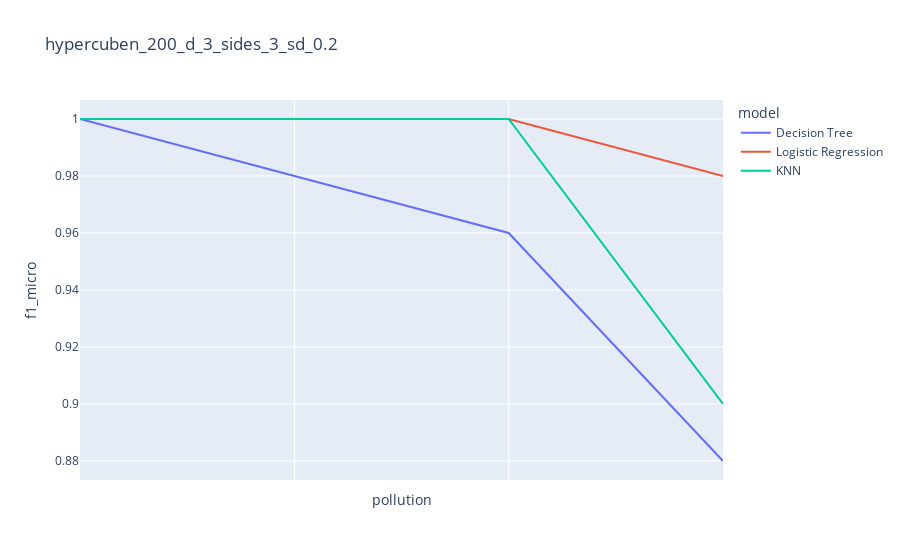
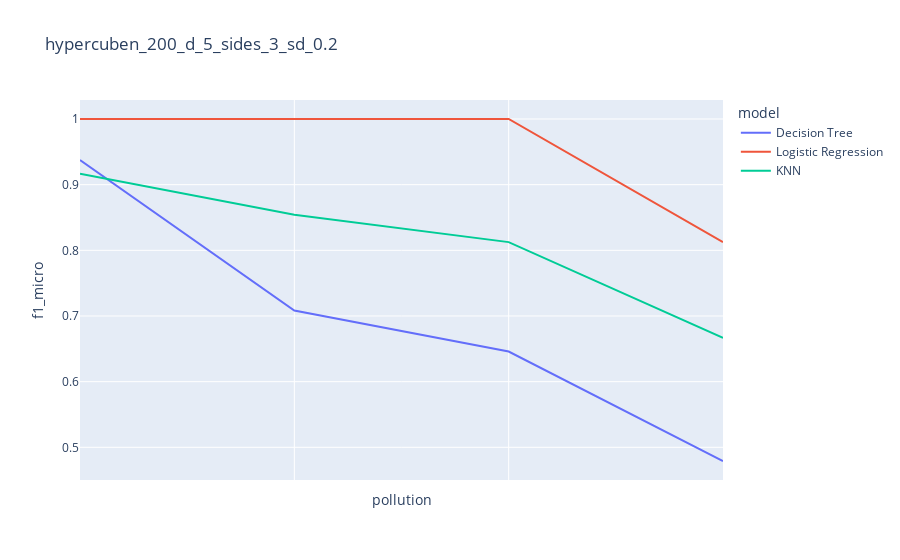
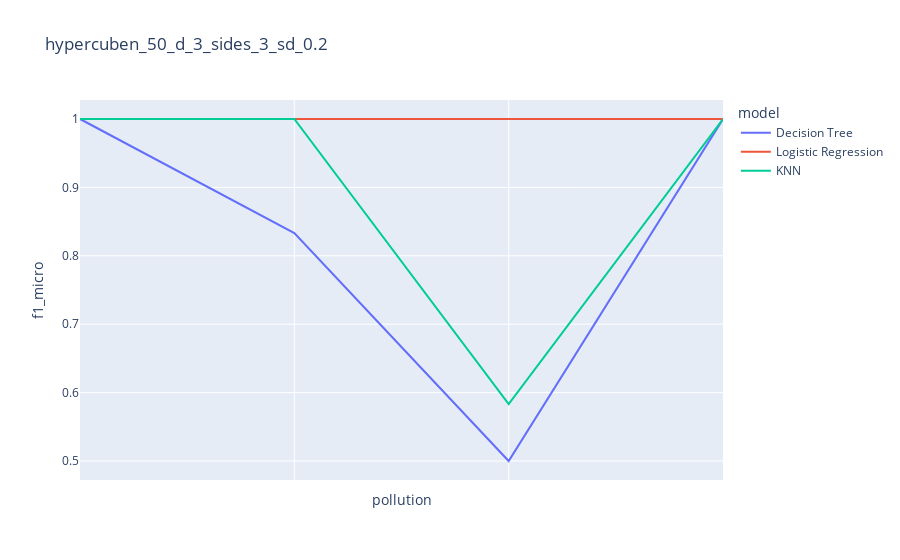
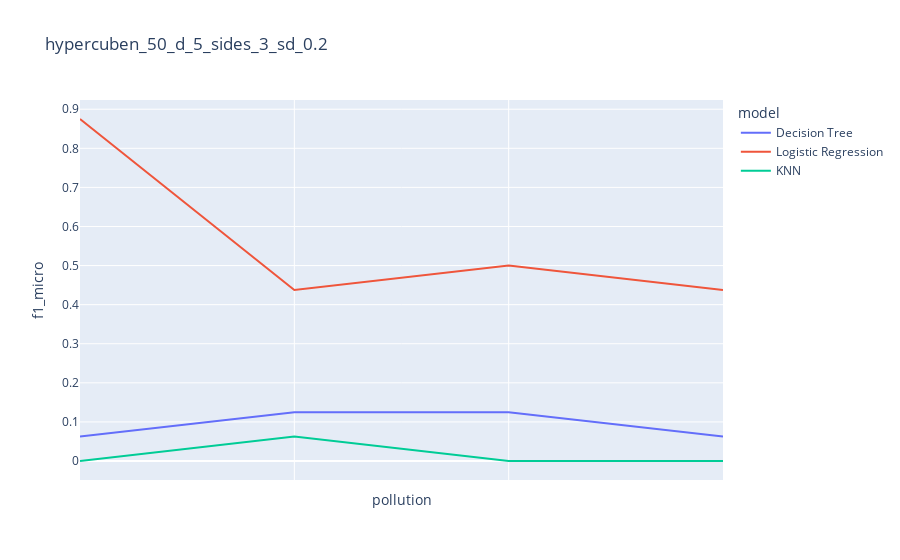

Notebook code cell kept with these figures, in order:
### Code cell
pol_col = df[['completeness', 'accuracy', 'dupp_fac']].columns
df_col = df.columns


groups =df[df[pol_col.difference(['completeness'])].isnull().all(axis=1) | df[pol_col].isnull().all(axis=1)].groupby('dataset')

for dataset, param in groups:
    
    param = param.sort_values(by=['completeness', 'accuracy', 'dupp_fac'], ascending=True, na_position='first')
    
    fig = px.line(param, x="pollution", y="f1_micro", color='model', title=param.dataset.iloc[0] )

    fig.update_xaxes(showticklabels=False)

    fig.show()

### Figure 1 — Plotly figure (JSON) as saved in the notebook; plotly's stock layout.template omitted (floating-point values rounded to 4 significant figures)
{"data": [{"hovertemplate": "model=Decision Tree<br>pollution=%{x}<br>f1_micro=%{y}<extra></extra>", "legendgroup": "Decision Tree", "line": {"color": "#636efa", "dash": "solid"}, "marker": {"symbol": "circle"}, "mode": "lines", "name": "Decision Tree", "orientation": "v", "showlegend": true, "type": "scatter", "x": [0, "completness_pollution_0.4", "completness_pollution_0.6", "completness_pollution_0.8"], "xaxis": "x", "y": [1, 0.98, 0.96, 0.88], "yaxis": "y"}, {"hovertemplate": "model=Logistic Regression<br>pollution=%{x}<br>f1_micro=%{y}<extra></extra>", "legendgroup": "Logistic Regression", "line": {"color": "#EF553B", "dash": "solid"}, "marker": {"symbol": "circle"}, "mode": "lines", "name": "Logistic Regression", "orientation": "v", "showlegend": true, "type": "scatter", "x": [0, "completness_pollution_0.4", "completness_pollution_0.6", "completness_pollution_0.8"], "xaxis": "x", "y": [1, 1, 1, 0.98], "yaxis": "y"}, {"hovertemplate": "model=KNN<br>pollution=%{x}<br>f1_micro=%{y}<extra></extra>", "legendgroup": "KNN", "line": {"color": "#00cc96", "dash": "solid"}, "marker": {"symbol": "circle"}, "mode": "lines", "name": "KNN", "orientation": "v", "showlegend": true, "type": "scatter", "x": [0, "completness_pollution_0.4", "completness_pollution_0.6", "completness_pollution_0.8"], "xaxis": "x", "y": [1, 1, 1, 0.9], "yaxis": "y"}], "layout": {"legend": {"title": {"text": "model"}, "tracegroupgap": 0}, "title": {"text": "hypercuben_200_d_3_sides_3_sd_0.2"}, "xaxis": {"anchor": "y", "domain": [0, 1], "showticklabels": false, "title": {"text": "pollution"}}, "yaxis": {"anchor": "x", "domain": [0, 1], "title": {"text": "f1_micro"}}}}

### Figure 2 — Plotly figure (JSON) as saved in the notebook; plotly's stock layout.template omitted (floating-point values rounded to 4 significant figures)
{"data": [{"hovertemplate": "model=Decision Tree<br>pollution=%{x}<br>f1_micro=%{y}<extra></extra>", "legendgroup": "Decision Tree", "line": {"color": "#636efa", "dash": "solid"}, "marker": {"symbol": "circle"}, "mode": "lines", "name": "Decision Tree", "orientation": "v", "showlegend": true, "type": "scatter", "x": [0, "completness_pollution_0.4", "completness_pollution_0.6", "completness_pollution_0.8"], "xaxis": "x", "y": [0.9375, 0.7083, 0.6458, 0.4792], "yaxis": "y"}, {"hovertemplate": "model=Logistic Regression<br>pollution=%{x}<br>f1_micro=%{y}<extra></extra>", "legendgroup": "Logistic Regression", "line": {"color": "#EF553B", "dash": "solid"}, "marker": {"symbol": "circle"}, "mode": "lines", "name": "Logistic Regression", "orientation": "v", "showlegend": true, "type": "scatter", "x": [0, "completness_pollution_0.4", "completness_pollution_0.6", "completness_pollution_0.8"], "xaxis": "x", "y": [1, 1, 1, 0.8125], "yaxis": "y"}, {"hovertemplate": "model=KNN<br>pollution=%{x}<br>f1_micro=%{y}<extra></extra>", "legendgroup": "KNN", "line": {"color": "#00cc96", "dash": "solid"}, "marker": {"symbol": "circle"}, "mode": "lines", "name": "KNN", "orientation": "v", "showlegend": true, "type": "scatter", "x": [0, "completness_pollution_0.4", "completness_pollution_0.6", "completness_pollution_0.8"], "xaxis": "x", "y": [0.9167, 0.8542, 0.8125, 0.6667], "yaxis": "y"}], "layout": {"legend": {"title": {"text": "model"}, "tracegroupgap": 0}, "title": {"text": "hypercuben_200_d_5_sides_3_sd_0.2"}, "xaxis": {"anchor": "y", "domain": [0, 1], "showticklabels": false, "title": {"text": "pollution"}}, "yaxis": {"anchor": "x", "domain": [0, 1], "title": {"text": "f1_micro"}}}}

### Figure 3 — Plotly figure (JSON) as saved in the notebook; plotly's stock layout.template omitted (floating-point values rounded to 4 significant figures)
{"data": [{"hovertemplate": "model=Decision Tree<br>pollution=%{x}<br>f1_micro=%{y}<extra></extra>", "legendgroup": "Decision Tree", "line": {"color": "#636efa", "dash": "solid"}, "marker": {"symbol": "circle"}, "mode": "lines", "name": "Decision Tree", "orientation": "v", "showlegend": true, "type": "scatter", "x": [0, "completness_pollution_0.4", "completness_pollution_0.6", "completness_pollution_0.8"], "xaxis": "x", "y": [1, 0.8333, 0.5, 1], "yaxis": "y"}, {"hovertemplate": "model=Logistic Regression<br>pollution=%{x}<br>f1_micro=%{y}<extra></extra>", "legendgroup": "Logistic Regression", "line": {"color": "#EF553B", "dash": "solid"}, "marker": {"symbol": "circle"}, "mode": "lines", "name": "Logistic Regression", "orientation": "v", "showlegend": true, "type": "scatter", "x": [0, "completness_pollution_0.4", "completness_pollution_0.6", "completness_pollution_0.8"], "xaxis": "x", "y": [1, 1, 1, 1], "yaxis": "y"}, {"hovertemplate": "model=KNN<br>pollution=%{x}<br>f1_micro=%{y}<extra></extra>", "legendgroup": "KNN", "line": {"color": "#00cc96", "dash": "solid"}, "marker": {"symbol": "circle"}, "mode": "lines", "name": "KNN", "orientation": "v", "showlegend": true, "type": "scatter", "x": [0, "completness_pollution_0.4", "completness_pollution_0.6", "completness_pollution_0.8"], "xaxis": "x", "y": [1, 1, 0.5833, 1], "yaxis": "y"}], "layout": {"legend": {"title": {"text": "model"}, "tracegroupgap": 0}, "title": {"text": "hypercuben_50_d_3_sides_3_sd_0.2"}, "xaxis": {"anchor": "y", "domain": [0, 1], "showticklabels": false, "title": {"text": "pollution"}}, "yaxis": {"anchor": "x", "domain": [0, 1], "title": {"text": "f1_micro"}}}}

### Figure 4 — Plotly figure (JSON) as saved in the notebook; plotly's stock layout.template omitted (floating-point values rounded to 4 significant figures)
{"data": [{"hovertemplate": "model=Decision Tree<br>pollution=%{x}<br>f1_micro=%{y}<extra></extra>", "legendgroup": "Decision Tree", "line": {"color": "#636efa", "dash": "solid"}, "marker": {"symbol": "circle"}, "mode": "lines", "name": "Decision Tree", "orientation": "v", "showlegend": true, "type": "scatter", "x": [0, "completness_pollution_0.4", "completness_pollution_0.6", "completness_pollution_0.8"], "xaxis": "x", "y": [0.0625, 0.125, 0.125, 0.0625], "yaxis": "y"}, {"hovertemplate": "model=Logistic Regression<br>pollution=%{x}<br>f1_micro=%{y}<extra></extra>", "legendgroup": "Logistic Regression", "line": {"color": "#EF553B", "dash": "solid"}, "marker": {"symbol": "circle"}, "mode": "lines", "name": "Logistic Regression", "orientation": "v", "showlegend": true, "type": "scatter", "x": [0, "completness_pollution_0.4", "completness_pollution_0.6", "completness_pollution_0.8"], "xaxis": "x", "y": [0.875, 0.4375, 0.5, 0.4375], "yaxis": "y"}, {"hovertemplate": "model=KNN<br>pollution=%{x}<br>f1_micro=%{y}<extra></extra>", "legendgroup": "KNN", "line": {"color": "#00cc96", "dash": "solid"}, "marker": {"symbol": "circle"}, "mode": "lines", "name": "KNN", "orientation": "v", "showlegend": true, "type": "scatter", "x": [0, "completness_pollution_0.4", "completness_pollution_0.6", "completness_pollution_0.8"], "xaxis": "x", "y": [0, 0.0625, 0, 0], "yaxis": "y"}], "layout": {"legend": {"title": {"text": "model"}, "tracegroupgap": 0}, "title": {"text": "hypercuben_50_d_5_sides_3_sd_0.2"}, "xaxis": {"anchor": "y", "domain": [0, 1], "showticklabels": false, "title": {"text": "pollution"}}, "yaxis": {"anchor": "x", "domain": [0, 1], "title": {"text": "f1_micro"}}}}
